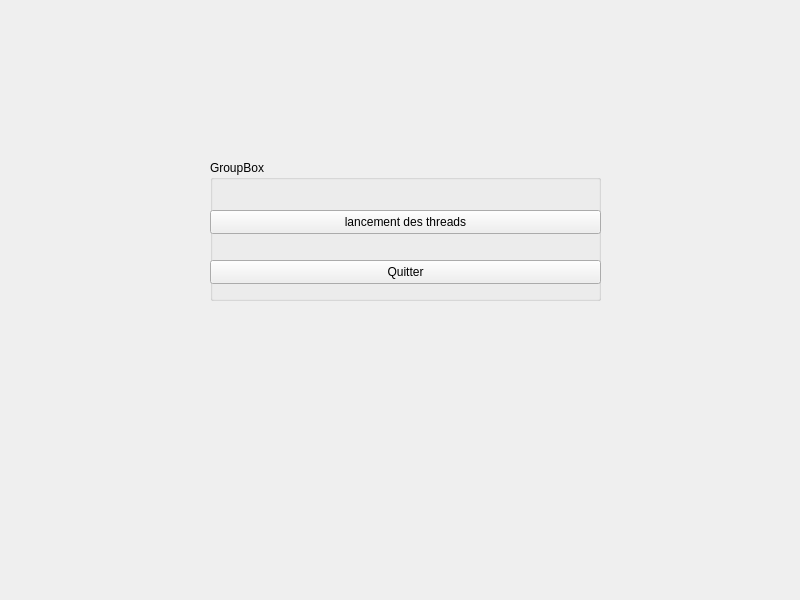
<?xml version="1.0" encoding="UTF-8"?>
<ui version="4.0">
 <class>Widget</class>
 <widget class="QWidget" name="Widget">
  <property name="geometry">
   <rect>
    <x>0</x>
    <y>0</y>
    <width>800</width>
    <height>600</height>
   </rect>
  </property>
  <property name="windowTitle">
   <string>Widget</string>
  </property>
  <widget class="QGroupBox" name="groupBox">
   <property name="geometry">
    <rect>
     <x>210</x>
     <y>160</y>
     <width>391</width>
     <height>141</height>
    </rect>
   </property>
   <property name="title">
    <string>GroupBox</string>
   </property>
   <widget class="QPushButton" name="pushButton">
    <property name="geometry">
     <rect>
      <x>0</x>
      <y>50</y>
      <width>391</width>
      <height>24</height>
     </rect>
    </property>
    <property name="text">
     <string>lancement des threads</string>
    </property>
   </widget>
   <widget class="QPushButton" name="pushButton_2">
    <property name="geometry">
     <rect>
      <x>0</x>
      <y>100</y>
      <width>391</width>
      <height>24</height>
     </rect>
    </property>
    <property name="text">
     <string>Quitter</string>
    </property>
   </widget>
  </widget>
 </widget>
 <resources/>
 <connections/>
</ui>
